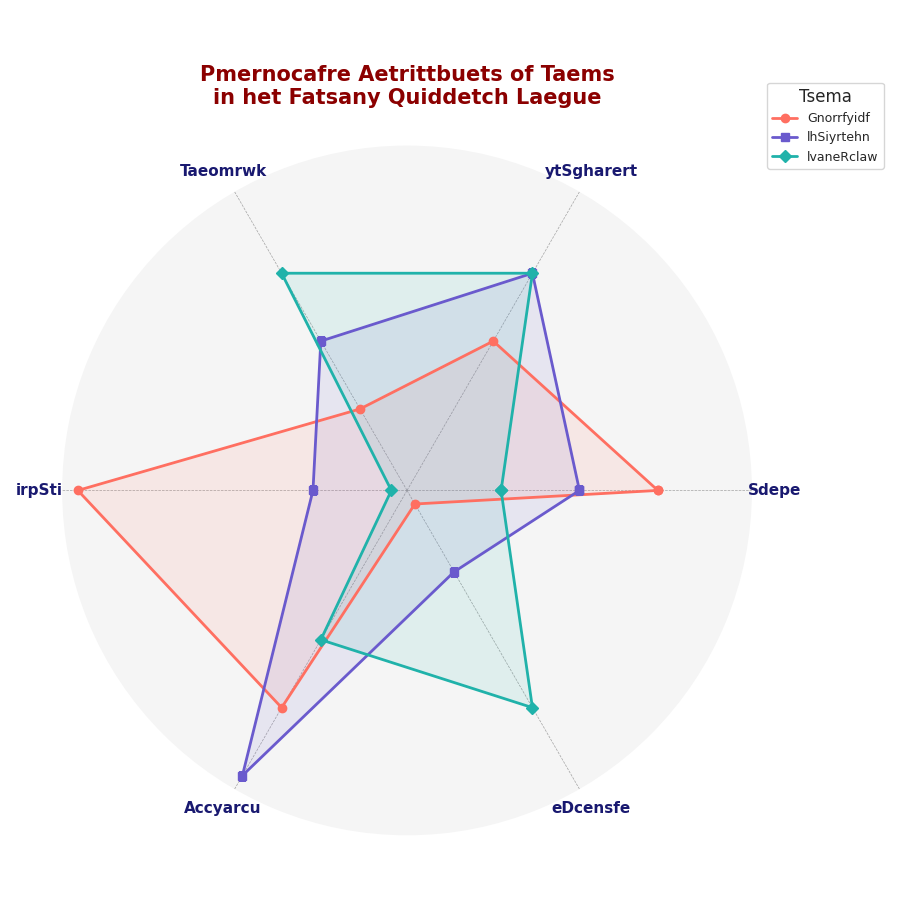

Here is the Python script that generated this plot:
import matplotlib.pyplot as plt
import numpy as np

attributes = ['Sdepe', 'ytSgharert', 'Taeomrwk', 'irpSti', 'Accyarcu', 'eDcensfe']
n_attributes = len(attributes)

gryffindor = [9, 8, 7, 10, 9, 6]
slytherin = [8, 9, 8, 7, 10, 7]
ravenclaw = [7, 9, 9, 6, 8, 9]

for team in [gryffindor, slytherin, ravenclaw]:
    team += team[:1]

angles = np.linspace(0, 2 * np.pi, n_attributes, endpoint=False).tolist()
angles += angles[:1]

fig, ax = plt.subplots(figsize=(9, 9), subplot_kw=dict(polar=True))

ax.set_facecolor('whitesmoke')
ax.spines['polar'].set_visible(False)

plt.xticks(angles[:-1], attributes, fontsize=11, fontweight='bold', color='midnightblue')

colors = ['#ff6f61', '#6a5acd', '#20b2aa']
markers = ['o', 's', 'D']
team_names = ['Gnorrfyidf', 'lhSiyrtehn', 'lvaneRclaw']

for idx, team in enumerate([gryffindor, slytherin, ravenclaw]):
    ax.plot(angles, team, color=colors[idx], linewidth=2, linestyle='solid', label=team_names[idx], marker=markers[idx], markersize=6)
    ax.fill(angles, team, color=colors[idx], alpha=0.1)

ax.grid(color='gray', linestyle='--', linewidth=0.5, alpha=0.7)
ax.set_yticks([])

plt.legend(loc='upper right', bbox_to_anchor=(1.2, 1.1), title='Tsema', fontsize=9)

plt.title('Pmernocafre Aetrittbuets of Taems\nin het Fatsany Quiddetch Laegue', 
          size=15, fontweight='bold', pad=30, color='darkred')

plt.tight_layout()
plt.show()
